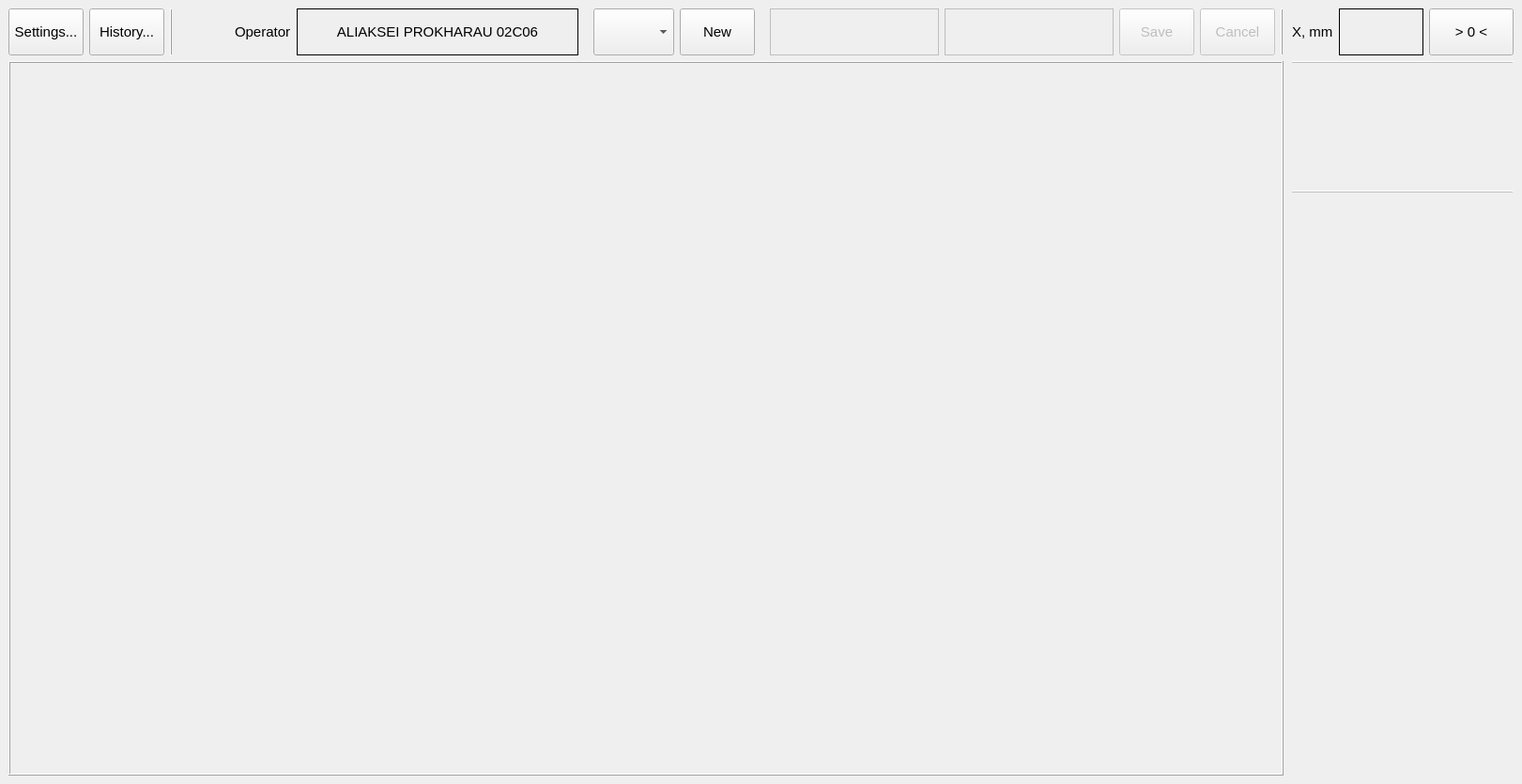
<?xml version="1.0" encoding="UTF-8"?>
<ui version="4.0">
 <class>MainWindow</class>
 <widget class="QMainWindow" name="MainWindow">
  <property name="geometry">
   <rect>
    <x>0</x>
    <y>0</y>
    <width>1621</width>
    <height>835</height>
   </rect>
  </property>
  <property name="font">
   <font>
    <pointsize>11</pointsize>
   </font>
  </property>
  <property name="windowTitle">
   <string/>
  </property>
  <widget class="QWidget" name="centralwidget">
   <layout class="QGridLayout" name="gridLayout">
    <property name="horizontalSpacing">
     <number>9</number>
    </property>
    <item row="0" column="2" rowspan="2">
     <widget class="QFrame" name="frame_8">
      <property name="sizePolicy">
       <sizepolicy hsizetype="Maximum" vsizetype="Preferred">
        <horstretch>0</horstretch>
        <verstretch>0</verstretch>
       </sizepolicy>
      </property>
      <layout class="QVBoxLayout" name="verticalLayout">
       <property name="leftMargin">
        <number>0</number>
       </property>
       <property name="topMargin">
        <number>0</number>
       </property>
       <property name="rightMargin">
        <number>0</number>
       </property>
       <property name="bottomMargin">
        <number>0</number>
       </property>
       <item>
        <widget class="QFrame" name="frame_4">
         <property name="sizePolicy">
          <sizepolicy hsizetype="Preferred" vsizetype="Preferred">
           <horstretch>0</horstretch>
           <verstretch>0</verstretch>
          </sizepolicy>
         </property>
         <property name="frameShape">
          <enum>QFrame::NoFrame</enum>
         </property>
         <property name="frameShadow">
          <enum>QFrame::Raised</enum>
         </property>
         <layout class="QHBoxLayout" name="horizontalLayout_2">
          <property name="leftMargin">
           <number>0</number>
          </property>
          <property name="topMargin">
           <number>0</number>
          </property>
          <property name="rightMargin">
           <number>0</number>
          </property>
          <property name="bottomMargin">
           <number>0</number>
          </property>
          <item>
           <widget class="QLabel" name="label_2">
            <property name="text">
             <string>X, mm</string>
            </property>
           </widget>
          </item>
          <item>
           <widget class="QLabel" name="labelCurrentX">
            <property name="sizePolicy">
             <sizepolicy hsizetype="Expanding" vsizetype="Preferred">
              <horstretch>0</horstretch>
              <verstretch>0</verstretch>
             </sizepolicy>
            </property>
            <property name="minimumSize">
             <size>
              <width>90</width>
              <height>0</height>
             </size>
            </property>
            <property name="font">
             <font>
              <pointsize>16</pointsize>
             </font>
            </property>
            <property name="frameShape">
             <enum>QFrame::Box</enum>
            </property>
            <property name="text">
             <string/>
            </property>
            <property name="alignment">
             <set>Qt::AlignCenter</set>
            </property>
           </widget>
          </item>
          <item>
           <widget class="QPushButton" name="buttonSetZeroX">
            <property name="minimumSize">
             <size>
              <width>90</width>
              <height>50</height>
             </size>
            </property>
            <property name="maximumSize">
             <size>
              <width>16777215</width>
              <height>16777215</height>
             </size>
            </property>
            <property name="text">
             <string>&gt; 0 &lt;</string>
            </property>
           </widget>
          </item>
         </layout>
        </widget>
       </item>
       <item>
        <widget class="QFrame" name="frame_9">
         <layout class="QVBoxLayout" name="verticalLayout_2">
          <property name="leftMargin">
           <number>0</number>
          </property>
          <property name="topMargin">
           <number>0</number>
          </property>
          <property name="rightMargin">
           <number>0</number>
          </property>
          <property name="bottomMargin">
           <number>0</number>
          </property>
          <item>
           <widget class="QFrame" name="framePointsP6">
            <property name="enabled">
             <bool>false</bool>
            </property>
            <layout class="QVBoxLayout" name="verticalLayout_4">
             <property name="spacing">
              <number>12</number>
             </property>
             <property name="leftMargin">
              <number>0</number>
             </property>
             <property name="topMargin">
              <number>0</number>
             </property>
             <property name="rightMargin">
              <number>0</number>
             </property>
             <item>
              <widget class="QFrame" name="frame_3">
               <property name="frameShape">
                <enum>QFrame::HLine</enum>
               </property>
               <property name="frameShadow">
                <enum>QFrame::Raised</enum>
               </property>
              </widget>
             </item>
             <item>
              <widget class="FormPoint" name="widgetPointP6_1" native="true">
               <property name="sizePolicy">
                <sizepolicy hsizetype="Preferred" vsizetype="Preferred">
                 <horstretch>0</horstretch>
                 <verstretch>0</verstretch>
                </sizepolicy>
               </property>
              </widget>
             </item>
             <item>
              <widget class="FormPoint" name="widgetPointP6_2" native="true"/>
             </item>
             <item>
              <widget class="FormPoint" name="widgetPointP6_3" native="true">
               <property name="sizePolicy">
                <sizepolicy hsizetype="Preferred" vsizetype="Preferred">
                 <horstretch>0</horstretch>
                 <verstretch>0</verstretch>
                </sizepolicy>
               </property>
               <property name="minimumSize">
                <size>
                 <width>0</width>
                 <height>0</height>
                </size>
               </property>
              </widget>
             </item>
             <item>
              <widget class="FormPoint" name="widgetPointP6_4" native="true">
               <property name="sizePolicy">
                <sizepolicy hsizetype="Preferred" vsizetype="Preferred">
                 <horstretch>0</horstretch>
                 <verstretch>0</verstretch>
                </sizepolicy>
               </property>
               <property name="minimumSize">
                <size>
                 <width>0</width>
                 <height>0</height>
                </size>
               </property>
              </widget>
             </item>
             <item>
              <widget class="FormPoint" name="widgetPointP6_5" native="true">
               <property name="sizePolicy">
                <sizepolicy hsizetype="Preferred" vsizetype="Preferred">
                 <horstretch>0</horstretch>
                 <verstretch>0</verstretch>
                </sizepolicy>
               </property>
               <property name="minimumSize">
                <size>
                 <width>0</width>
                 <height>0</height>
                </size>
               </property>
              </widget>
             </item>
             <item>
              <widget class="FormPoint" name="widgetPointP6_6" native="true">
               <property name="sizePolicy">
                <sizepolicy hsizetype="Preferred" vsizetype="Preferred">
                 <horstretch>0</horstretch>
                 <verstretch>0</verstretch>
                </sizepolicy>
               </property>
               <property name="minimumSize">
                <size>
                 <width>0</width>
                 <height>0</height>
                </size>
               </property>
              </widget>
             </item>
             <item>
              <widget class="FormPoint" name="widgetPointP6_7" native="true">
               <property name="sizePolicy">
                <sizepolicy hsizetype="Preferred" vsizetype="Preferred">
                 <horstretch>0</horstretch>
                 <verstretch>0</verstretch>
                </sizepolicy>
               </property>
               <property name="minimumSize">
                <size>
                 <width>0</width>
                 <height>0</height>
                </size>
               </property>
              </widget>
             </item>
             <item>
              <widget class="FormPoint" name="widgetPointP6_8" native="true">
               <property name="sizePolicy">
                <sizepolicy hsizetype="Preferred" vsizetype="Preferred">
                 <horstretch>0</horstretch>
                 <verstretch>0</verstretch>
                </sizepolicy>
               </property>
               <property name="minimumSize">
                <size>
                 <width>0</width>
                 <height>0</height>
                </size>
               </property>
              </widget>
             </item>
             <item>
              <widget class="FormPoint" name="widgetPointP6_9" native="true">
               <property name="sizePolicy">
                <sizepolicy hsizetype="Preferred" vsizetype="Preferred">
                 <horstretch>0</horstretch>
                 <verstretch>0</verstretch>
                </sizepolicy>
               </property>
               <property name="minimumSize">
                <size>
                 <width>0</width>
                 <height>0</height>
                </size>
               </property>
              </widget>
             </item>
             <item>
              <widget class="FormPoint" name="widgetPointP6_10" native="true">
               <property name="sizePolicy">
                <sizepolicy hsizetype="Preferred" vsizetype="Preferred">
                 <horstretch>0</horstretch>
                 <verstretch>0</verstretch>
                </sizepolicy>
               </property>
               <property name="minimumSize">
                <size>
                 <width>0</width>
                 <height>0</height>
                </size>
               </property>
              </widget>
             </item>
            </layout>
           </widget>
          </item>
          <item>
           <widget class="QFrame" name="framePointsP7">
            <property name="enabled">
             <bool>false</bool>
            </property>
            <layout class="QVBoxLayout" name="verticalLayout_5">
             <property name="spacing">
              <number>12</number>
             </property>
             <property name="leftMargin">
              <number>0</number>
             </property>
             <property name="topMargin">
              <number>0</number>
             </property>
             <property name="rightMargin">
              <number>0</number>
             </property>
             <item>
              <widget class="QFrame" name="frame_5">
               <property name="frameShape">
                <enum>QFrame::HLine</enum>
               </property>
               <property name="frameShadow">
                <enum>QFrame::Raised</enum>
               </property>
              </widget>
             </item>
             <item>
              <widget class="FormPoint" name="widgetPointP7_1" native="true">
               <property name="sizePolicy">
                <sizepolicy hsizetype="Preferred" vsizetype="Preferred">
                 <horstretch>0</horstretch>
                 <verstretch>0</verstretch>
                </sizepolicy>
               </property>
               <property name="minimumSize">
                <size>
                 <width>0</width>
                 <height>0</height>
                </size>
               </property>
              </widget>
             </item>
             <item>
              <widget class="FormPoint" name="widgetPointP7_2" native="true">
               <property name="sizePolicy">
                <sizepolicy hsizetype="Preferred" vsizetype="Preferred">
                 <horstretch>0</horstretch>
                 <verstretch>0</verstretch>
                </sizepolicy>
               </property>
               <property name="minimumSize">
                <size>
                 <width>0</width>
                 <height>0</height>
                </size>
               </property>
              </widget>
             </item>
             <item>
              <widget class="FormPoint" name="widgetPointP7_3" native="true">
               <property name="sizePolicy">
                <sizepolicy hsizetype="Preferred" vsizetype="Preferred">
                 <horstretch>0</horstretch>
                 <verstretch>0</verstretch>
                </sizepolicy>
               </property>
               <property name="minimumSize">
                <size>
                 <width>0</width>
                 <height>0</height>
                </size>
               </property>
              </widget>
             </item>
            </layout>
           </widget>
          </item>
          <item>
           <spacer name="verticalSpacer_2">
            <property name="orientation">
             <enum>Qt::Vertical</enum>
            </property>
            <property name="sizeHint" stdset="0">
             <size>
              <width>20</width>
              <height>0</height>
             </size>
            </property>
           </spacer>
          </item>
         </layout>
        </widget>
       </item>
      </layout>
     </widget>
    </item>
    <item row="1" column="0">
     <widget class="QStackedWidget" name="stackedWidgetCamera">
      <property name="frameShape">
       <enum>QFrame::Box</enum>
      </property>
      <property name="frameShadow">
       <enum>QFrame::Raised</enum>
      </property>
      <property name="currentIndex">
       <number>1</number>
      </property>
      <widget class="QWidget" name="pageCameraError">
       <layout class="QVBoxLayout" name="verticalLayout_6">
        <item>
         <widget class="QLabel" name="labelCameraError">
          <property name="alignment">
           <set>Qt::AlignCenter</set>
          </property>
         </widget>
        </item>
       </layout>
      </widget>
      <widget class="QWidget" name="pageCameraViewFinder">
       <layout class="QVBoxLayout" name="verticalLayout_3">
        <property name="leftMargin">
         <number>0</number>
        </property>
        <property name="topMargin">
         <number>0</number>
        </property>
        <property name="rightMargin">
         <number>0</number>
        </property>
        <property name="bottomMargin">
         <number>0</number>
        </property>
        <item>
         <widget class="QCameraViewfinder" name="widgetViewFinder" native="true"/>
        </item>
       </layout>
      </widget>
     </widget>
    </item>
    <item row="0" column="0">
     <widget class="QFrame" name="frame_2">
      <property name="sizePolicy">
       <sizepolicy hsizetype="Preferred" vsizetype="Maximum">
        <horstretch>0</horstretch>
        <verstretch>0</verstretch>
       </sizepolicy>
      </property>
      <property name="minimumSize">
       <size>
        <width>0</width>
        <height>20</height>
       </size>
      </property>
      <property name="frameShape">
       <enum>QFrame::NoFrame</enum>
      </property>
      <layout class="QHBoxLayout" name="horizontalLayout">
       <property name="leftMargin">
        <number>0</number>
       </property>
       <property name="topMargin">
        <number>0</number>
       </property>
       <property name="rightMargin">
        <number>0</number>
       </property>
       <property name="bottomMargin">
        <number>0</number>
       </property>
       <item>
        <widget class="QPushButton" name="buttonSettings">
         <property name="sizePolicy">
          <sizepolicy hsizetype="Minimum" vsizetype="Preferred">
           <horstretch>0</horstretch>
           <verstretch>0</verstretch>
          </sizepolicy>
         </property>
         <property name="text">
          <string>Settings...</string>
         </property>
        </widget>
       </item>
       <item>
        <widget class="QPushButton" name="buttonHistory">
         <property name="sizePolicy">
          <sizepolicy hsizetype="Minimum" vsizetype="Preferred">
           <horstretch>0</horstretch>
           <verstretch>0</verstretch>
          </sizepolicy>
         </property>
         <property name="text">
          <string>History...</string>
         </property>
        </widget>
       </item>
       <item>
        <widget class="QFrame" name="frame_7">
         <property name="frameShape">
          <enum>QFrame::VLine</enum>
         </property>
         <property name="frameShadow">
          <enum>QFrame::Raised</enum>
         </property>
        </widget>
       </item>
       <item>
        <spacer name="horizontalSpacer">
         <property name="orientation">
          <enum>Qt::Horizontal</enum>
         </property>
         <property name="sizeHint" stdset="0">
          <size>
           <width>40</width>
           <height>20</height>
          </size>
         </property>
        </spacer>
       </item>
       <item>
        <widget class="QLabel" name="label">
         <property name="text">
          <string>Operator</string>
         </property>
        </widget>
       </item>
       <item>
        <widget class="QLabel" name="labelCurrentOperator">
         <property name="minimumSize">
          <size>
           <width>300</width>
           <height>50</height>
          </size>
         </property>
         <property name="font">
          <font>
           <pointsize>11</pointsize>
          </font>
         </property>
         <property name="frameShape">
          <enum>QFrame::Box</enum>
         </property>
         <property name="text">
          <string>ALIAKSEI PROKHARAU 02C06</string>
         </property>
         <property name="alignment">
          <set>Qt::AlignCenter</set>
         </property>
        </widget>
       </item>
       <item>
        <spacer name="horizontalSpacer_3">
         <property name="orientation">
          <enum>Qt::Horizontal</enum>
         </property>
         <property name="sizeType">
          <enum>QSizePolicy::Fixed</enum>
         </property>
         <property name="sizeHint" stdset="0">
          <size>
           <width>10</width>
           <height>20</height>
          </size>
         </property>
        </spacer>
       </item>
       <item>
        <widget class="QFrame" name="frameNewMeasure">
         <property name="enabled">
          <bool>true</bool>
         </property>
         <property name="frameShape">
          <enum>QFrame::NoFrame</enum>
         </property>
         <property name="frameShadow">
          <enum>QFrame::Raised</enum>
         </property>
         <layout class="QHBoxLayout" name="horizontalLayout_3">
          <property name="leftMargin">
           <number>0</number>
          </property>
          <property name="topMargin">
           <number>0</number>
          </property>
          <property name="rightMargin">
           <number>0</number>
          </property>
          <property name="bottomMargin">
           <number>0</number>
          </property>
          <item>
           <widget class="QComboBox" name="comboNewSealType">
            <property name="sizePolicy">
             <sizepolicy hsizetype="Preferred" vsizetype="Preferred">
              <horstretch>0</horstretch>
              <verstretch>0</verstretch>
             </sizepolicy>
            </property>
            <property name="font">
             <font>
              <pointsize>11</pointsize>
             </font>
            </property>
           </widget>
          </item>
          <item>
           <widget class="QPushButton" name="buttonNewMeasure">
            <property name="sizePolicy">
             <sizepolicy hsizetype="Minimum" vsizetype="Preferred">
              <horstretch>0</horstretch>
              <verstretch>0</verstretch>
             </sizepolicy>
            </property>
            <property name="text">
             <string>New</string>
            </property>
           </widget>
          </item>
         </layout>
        </widget>
       </item>
       <item>
        <spacer name="horizontalSpacer_2">
         <property name="orientation">
          <enum>Qt::Horizontal</enum>
         </property>
         <property name="sizeType">
          <enum>QSizePolicy::Fixed</enum>
         </property>
         <property name="sizeHint" stdset="0">
          <size>
           <width>10</width>
           <height>20</height>
          </size>
         </property>
        </spacer>
       </item>
       <item>
        <widget class="QFrame" name="frameCurrentMeasure">
         <property name="enabled">
          <bool>false</bool>
         </property>
         <property name="frameShape">
          <enum>QFrame::NoFrame</enum>
         </property>
         <property name="frameShadow">
          <enum>QFrame::Raised</enum>
         </property>
         <layout class="QHBoxLayout" name="horizontalLayout_4">
          <property name="leftMargin">
           <number>0</number>
          </property>
          <property name="topMargin">
           <number>0</number>
          </property>
          <property name="rightMargin">
           <number>0</number>
          </property>
          <property name="bottomMargin">
           <number>0</number>
          </property>
          <item>
           <widget class="QLabel" name="labelCurrentSealType">
            <property name="minimumSize">
             <size>
              <width>180</width>
              <height>50</height>
             </size>
            </property>
            <property name="font">
             <font>
              <pointsize>11</pointsize>
             </font>
            </property>
            <property name="frameShape">
             <enum>QFrame::Box</enum>
            </property>
            <property name="text">
             <string/>
            </property>
            <property name="alignment">
             <set>Qt::AlignCenter</set>
            </property>
           </widget>
          </item>
          <item>
           <widget class="QLabel" name="labelCurrentTime">
            <property name="minimumSize">
             <size>
              <width>180</width>
              <height>50</height>
             </size>
            </property>
            <property name="font">
             <font>
              <pointsize>11</pointsize>
             </font>
            </property>
            <property name="frameShape">
             <enum>QFrame::Box</enum>
            </property>
            <property name="text">
             <string/>
            </property>
            <property name="alignment">
             <set>Qt::AlignCenter</set>
            </property>
           </widget>
          </item>
          <item>
           <widget class="QPushButton" name="buttonSaveMeasure">
            <property name="sizePolicy">
             <sizepolicy hsizetype="Minimum" vsizetype="Preferred">
              <horstretch>0</horstretch>
              <verstretch>0</verstretch>
             </sizepolicy>
            </property>
            <property name="text">
             <string>Save</string>
            </property>
           </widget>
          </item>
          <item>
           <widget class="QPushButton" name="buttonCancelMeasure">
            <property name="sizePolicy">
             <sizepolicy hsizetype="Minimum" vsizetype="Preferred">
              <horstretch>0</horstretch>
              <verstretch>0</verstretch>
             </sizepolicy>
            </property>
            <property name="text">
             <string>Cancel</string>
            </property>
           </widget>
          </item>
         </layout>
        </widget>
       </item>
       <item>
        <widget class="QFrame" name="frame_6">
         <property name="frameShape">
          <enum>QFrame::VLine</enum>
         </property>
         <property name="frameShadow">
          <enum>QFrame::Raised</enum>
         </property>
        </widget>
       </item>
      </layout>
     </widget>
    </item>
   </layout>
  </widget>
 </widget>
 <customwidgets>
  <customwidget>
   <class>FormPoint</class>
   <extends>QWidget</extends>
   <header>formpoint.h</header>
   <container>1</container>
  </customwidget>
  <customwidget>
   <class>QCameraViewfinder</class>
   <extends>QWidget</extends>
   <header>qcameraviewfinder.h</header>
   <container>1</container>
  </customwidget>
 </customwidgets>
 <resources/>
 <connections/>
</ui>
